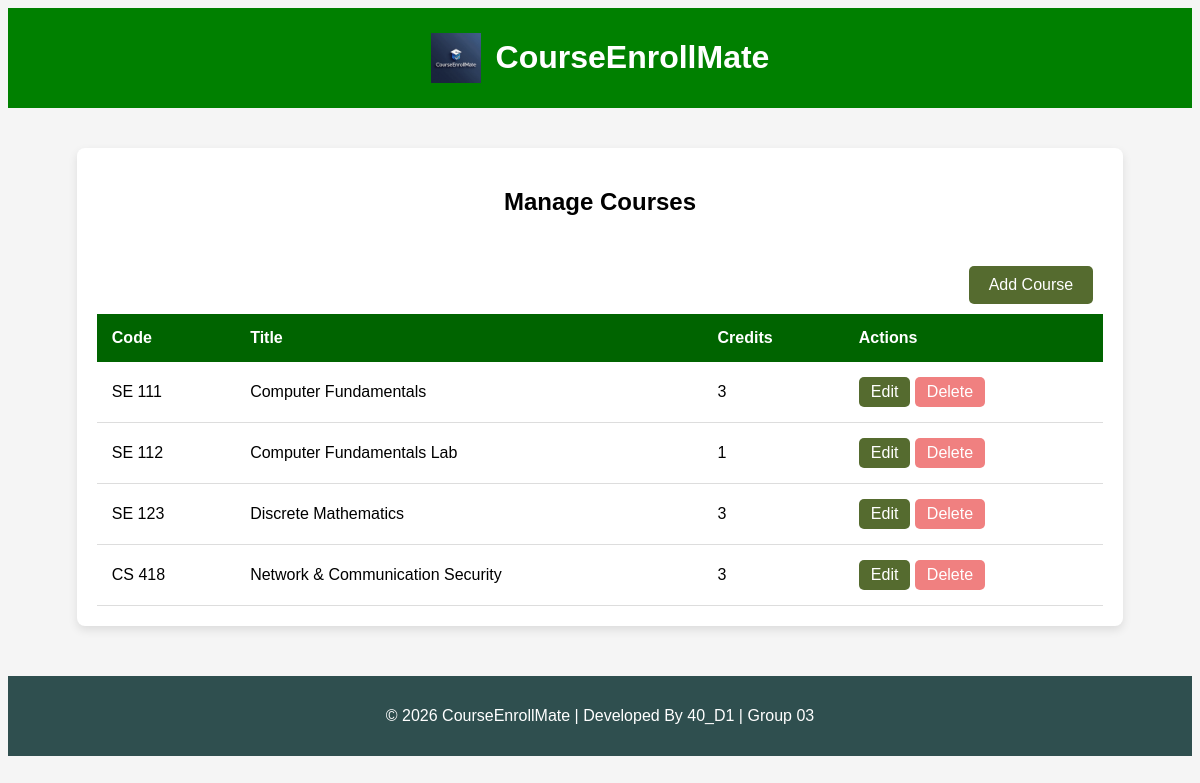
/manage_courses (signed in), run on an earlier commit of the app's database.
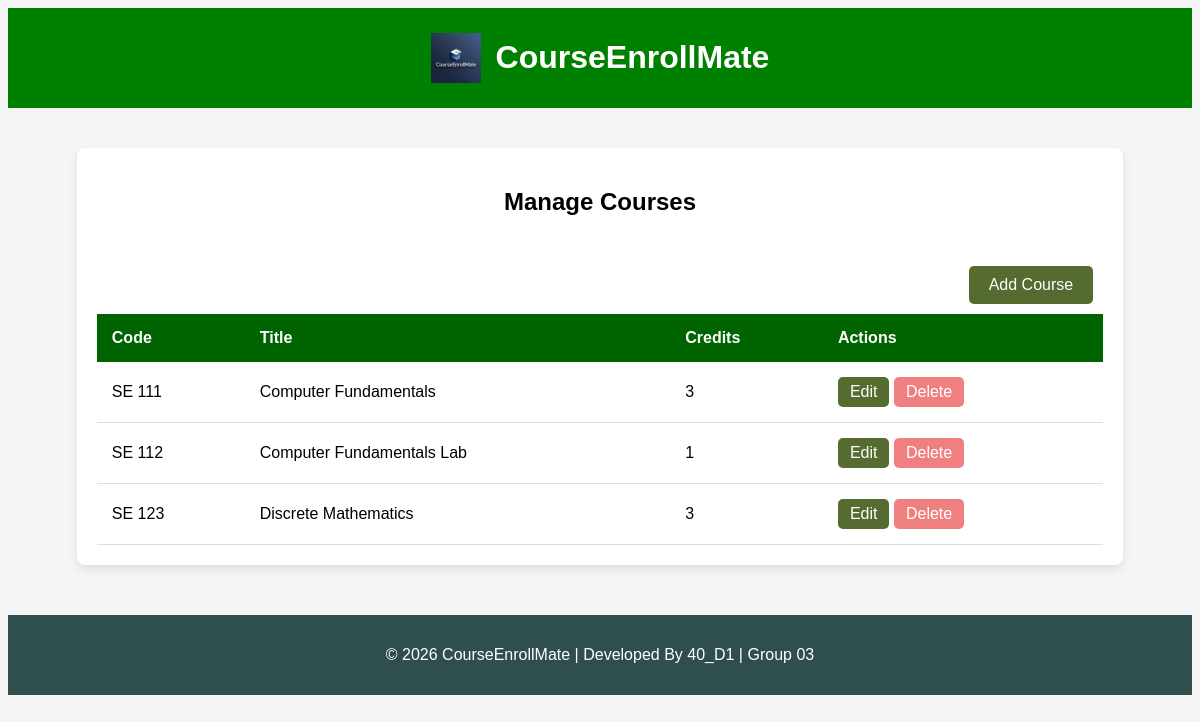
And on a later commit of the database.
### tables this page shows
CREATE TABLE courses (
    id INTEGER PRIMARY KEY AUTOINCREMENT,
    course_code TEXT UNIQUE NOT NULL,
    course_title TEXT NOT NULL,
    course_description TEXT,
    credit_hours INTEGER NOT NULL,
    created_at TIMESTAMP DEFAULT CURRENT_TIMESTAMP
);

### app.py (the view)
@app.route("/manage_courses")
@login_required
@role_required("admin")
def manage_courses():
    conn = get_db_connection()
    courses = conn.execute("SELECT * FROM courses").fetchall()
    conn.close()
    return render_template("manage_courses.html", courses=courses)

### app.py (called while the page is built)
def get_db_connection():
    conn = sqlite3.connect("courseenrollmate.db")
    conn.row_factory = sqlite3.Row
    conn.execute("PRAGMA foreign_keys = ON")
    return conn

### helper.py (called while the page is built)
def login_required(f):
    @wraps(f)
    def decorated_function(*args, **kwargs):
        if "username" not in session:
            return redirect("/login")
        return f(*args, **kwargs)
    return decorated_function

def role_required(role):
    def decorator(f):
        @wraps(f)
        def decorated_function(*args, **kwargs):
            if session.get("role") != role:
                return "403 Forbidden: Unauthorized access"
            return f(*args, **kwargs)
        return decorated_function
    return decorator

### templates/manage_courses.html
{% extends "base.html" %}
{% block body %}
<div class="table-container">
<h2>Manage Courses</h2>
<div class="actions" style="text-align: right;">
    <a href="/add_course">Add Course</a>
</div>
<table>
    <thead>
        <tr>
            <th>Code</th>
            <th>Title</th>
            <th>Credits</th>
            <th>Actions</th>
        </tr>
    </thead>
    <tbody>
{% for course in courses %}
    <tr>
        <td>{{ course["course_code"] }}</td>
        <td>{{ course["course_title"] }}</td>
        <td>{{ course["credit_hours"] }}</td>
        <td>
            <a href="/edit_course/{{ course['id'] }}" class="edit-btn">Edit</a>
            <a href="/delete_course/{{ course['id'] }}" class="delete-btn">Delete</a>
        </td>
    </tr>
{% endfor %}
    </tbody>
</table>
</div>
{% endblock %}

What changed in the data, as far as the page shows it:
removed courses: course_code "CS 418", course_title "Network & Communication Security", credit_hours "3"
